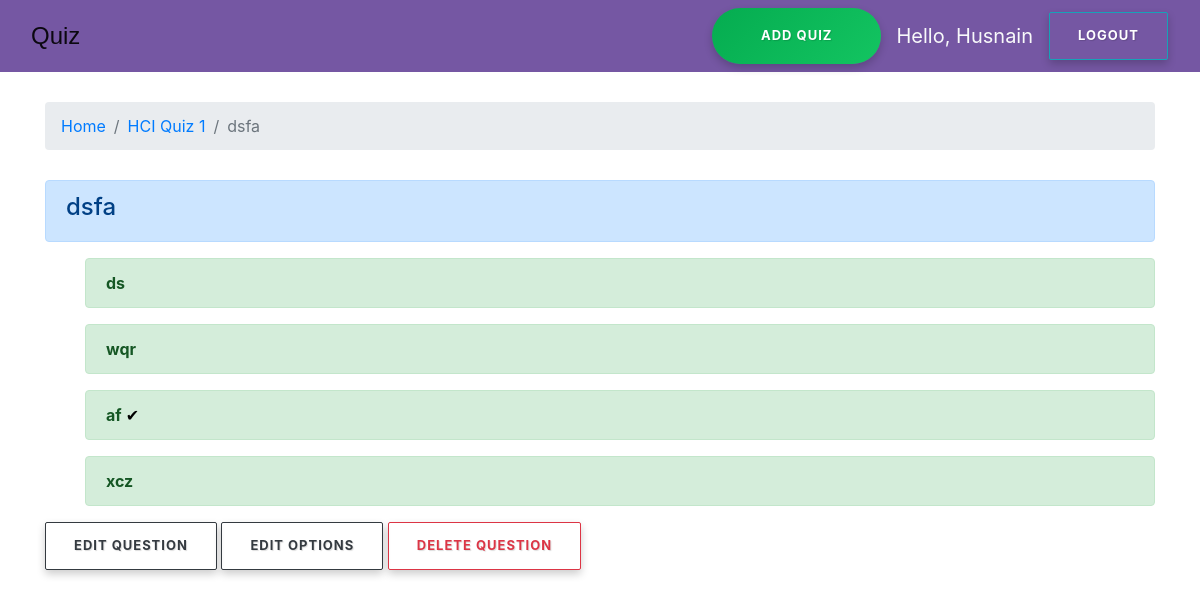
Page /quiz/question_detail/25/ (signed in) on the committed database.
### QuizApp/models.py (models this page shows, shortened)
class User(AbstractUser):
    is_student = models.BooleanField(default=False)
    is_teacher = models.BooleanField(default=False)
    email = models.EmailField(unique=True)
    gender = models.CharField(max_length=1, choices=GENDER_CHOICES)
    objects = UserManager()

class Question(models.Model):
    quiz = models.ForeignKey(Quiz, on_delete=models.CASCADE, related_name='questions')
    text = models.TextField('Question', max_length=255)

class Quiz(models.Model):
    owner = models.ForeignKey(User, on_delete=models.CASCADE, related_name='quizzes')
    name = models.CharField(max_length=255)
    date = models.DateTimeField(auto_now_add=True)
    publish = models.BooleanField('publish', default=False)
    class Meta:
        verbose_name_plural: 'Quizzes'

class Option(models.Model):
    question = models.ForeignKey(Question, on_delete=models.CASCADE, related_name='answers')
    text = models.CharField('Answer', max_length=255)
    is_correct = models.BooleanField('Correct answer', default=False)

### QuizApp/views.py (the view)
# urls.py: path('quiz/question_detail/<int:question_pk>/', views.question_detail, name='question_detail'),
@login_required
def question_detail(request, question_pk):
    if request.user.is_student:
        return HttpResponseBadRequest(content='Not Authorized')
    question = get_object_or_404(Question, pk=question_pk)
    return render(request, 'question_detail.html', {'question': question, 'answers': question.answers.all()})

### templates/question_detail.html (shortened to what this page needs)
{%extends 'base.html'%}
{% block content %}
<div class="container">
  <nav aria-label="breadcrumb">
    <ol class="breadcrumb">
      <li class="breadcrumb-item"><a href="/">Home</a></li>
      <li class="breadcrumb-item"><a href="{%url 'quiz_details' question.quiz.pk%}">{{question.quiz.name}}</a></li>
      <li class="breadcrumb-item active" aria-current="page">{{question.text}}</li>
    </ol>
  </nav>
  <div class="alert alert-primary" role="alert">
    <h4 class="alert-heading">{{question.text}}</h4>
  </div>
  <ul>
    {% for answer in answers %}
    <div class="alert alert-success" role="alert">
      <strong>{{answer.text}}{%if answer.is_correct%}<span style="all:initial"> &#x2714;</span>{%endif%}</strong>
    </div>
    {% empty %}
    <div class="alert alert-danger" role="alert">
      <span class="alert-heading">No options added for this question.</span>
    </div>
    <a class="btn btn-outline-primary btn-lg" href="{%url 'add_options' question.pk %}">Add Options</a>
    {%endfor%}
  </ul>
  <a class="btn btn-outline-dark" href="{%url 'edit_question' question.pk%}">Edit Question</a>
  {%if answers.count > 0%}
  <a class="btn btn-outline-dark" href="{%url 'edit_options' question.pk %}">Edit Options</a>
  {%endif%}
  <button type="button" class="btn btn-outline-danger" data-toggle="modal" data-target="#exampleModal">
    Delete Question
  </button>
</div>
{%endblock%}

### templates/base.html (shortened to what this page needs)
{% load static %}
<!DOCTYPE html>
<html lang="en">
<head>
    <link rel="stylesheet" href="{% static 'css/bootstrap.min.css' %}">
    <link rel="stylesheet" href="{% static 'css/app.css' %}">
    <link rel="stylesheet" href="{% static 'css/buttons.css' %}">
    <link href="https://stackpath.bootstrapcdn.com/font-awesome/4.7.0/css/font-awesome.min.css" rel="stylesheet"
>
    <link rel="stylesheet" type="text/css" href="https://cdn.datatables.net/1.10.19/css/jquery.dataTables.css">
</head>
<body>
    <nav class="navbar navbar-expand-lg navbar-light" style="background-color: #7557a3;">
        <div class="container">
            <a style="font-size: x-large; font-family: Verdana, Geneva, Tahoma, sans-serif;" class="navbar-brand"
                href="{% url 'home' %}">Quiz</a>
            {%if user.is_authenticated %}
            {%if user.is_student%}
            <a class="btn btn-success btn-lg" href="{%url 'result_view' %}">Results</a>
            {%else%}
            <a class="btn btn-lg btn-success btn-radius text-white" href="{% url 'add_quiz' %}">Add quiz</a>
            {%endif%}
        </div>
        <span class="text-light navbar-brand">Hello, {{user.username}}</span>
        <div class="">
            <a class="navbar-brand btn btn-outline-info text-white " href="{% url 'signout' %}">Logout</a>
        </div>
        {%else%}
        <div class="navbar-nav ml-auto">
        <a class="btn btn-primary btn-radius" href="{% url 'home' %}">Login</a>
        <a class="btn btn-primary btn-radius" href="{% url 'signup' %}">Sign Up</a>
        </div>
        {%endif%}
    </nav>
    {% block content %}
    {% endblock %}
</body>
</html>

### static/css/app.css (style rules this page uses)
nav { margin-bottom: 30px; }

### static/css/buttons.css (style rules this page uses)
.btn-radius { border-radius: 100px !important; }
.btn { font-size: 13px; font-weight: bold; letter-spacing: 1px; border-radius: 2px; padding: 13px 28px; text-shadow: 1px 1px 1px rgba(0, 0, 0, 0.14); text-transform: uppercase; box-shadow: 0 4px 9px 0 rgba(0, 0, 0, 0.2); }
.btn-lg { padding: 18px 49px; }
.btn-success { background: #05ac50; background: -moz-linear-gradient(-45deg, #05ac50 0%, #21dd72 50%, #05c44e 51%, #05ac50 71%, #05ac50 100%); background: -webkit-linear-gradient(-45deg, #05ac50 0%,#21dd72 50%,#05c44e 51%,#05ac50 71%,#05ac50 100%); background: linear-gradient(135deg, #05ac50 0%,#21dd72 50%,#05c44e 51%,#05ac50 71%,#05ac50 100%); filter: progid:DXImageTransform.Microsoft.gradient( startColorstr='#05ac50', endColorstr='#05ac50',GradientType=1 ); background-size: 400% 400%; -webkit-animation: AnimationName 3s ease infinite; -moz-animation: AnimationName 3s ease infinite; animation: AnimationName 3s ease infinite; -webkit-animation: AnimationName 3s ease infinite; -moz-animation: AnimationName 3s ease infinite; animation: AnimationName 3s ease infinite; border: medium none; }

### rows in the picture
User: username "Husnain"
Question: quiz.name "HCI Quiz 1", text "dsfa"
Option: text "ds"
Option: text "wqr"
Option: text "af"
Option: text "xcz"
